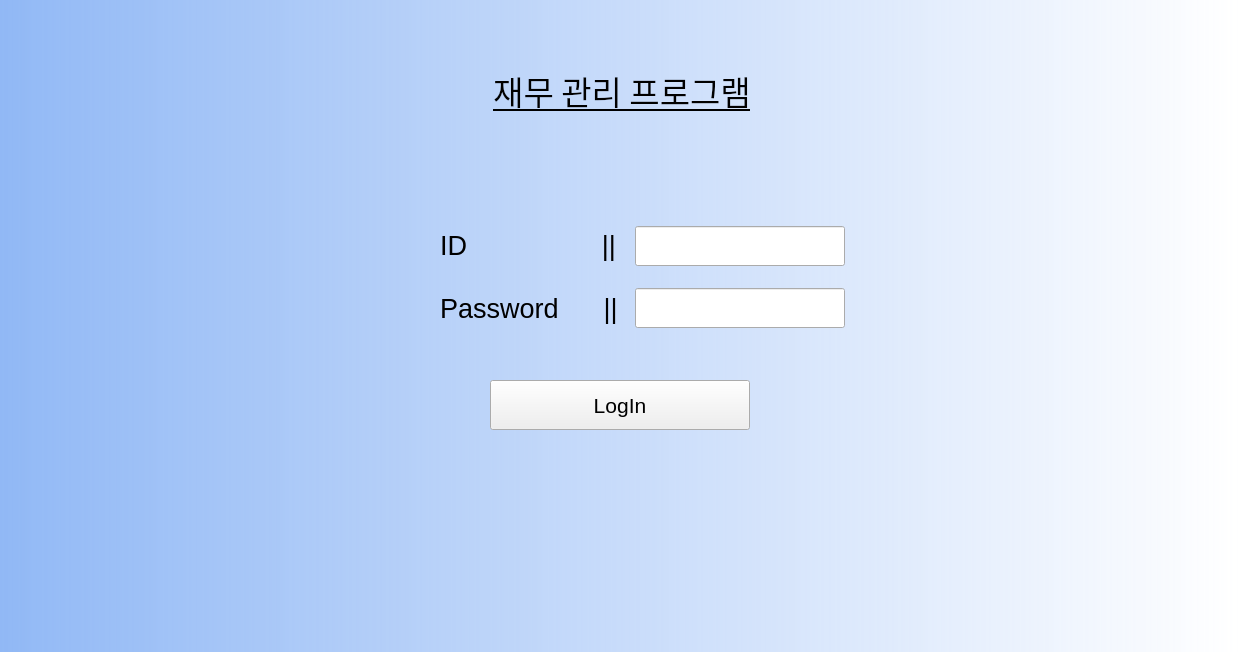
<?xml version="1.0" encoding="UTF-8"?>
<ui version="4.0">
 <class>MainWindow</class>
 <widget class="QMainWindow" name="MainWindow">
  <property name="geometry">
   <rect>
    <x>0</x>
    <y>0</y>
    <width>1240</width>
    <height>652</height>
   </rect>
  </property>
  <property name="windowTitle">
   <string>MainWindow</string>
  </property>
  <widget class="QWidget" name="centralwidget">
   <widget class="QStackedWidget" name="stackedWidget">
    <property name="geometry">
     <rect>
      <x>0</x>
      <y>0</y>
      <width>1240</width>
      <height>660</height>
     </rect>
    </property>
    <property name="currentIndex">
     <number>0</number>
    </property>
    <widget class="QWidget" name="page">
     <widget class="QPushButton" name="pushButton">
      <property name="geometry">
       <rect>
        <x>490</x>
        <y>380</y>
        <width>260</width>
        <height>50</height>
       </rect>
      </property>
      <property name="font">
       <font>
        <pointsize>16</pointsize>
        <weight>50</weight>
        <bold>false</bold>
       </font>
      </property>
      <property name="text">
       <string>LogIn</string>
      </property>
     </widget>
     <widget class="QLineEdit" name="id_1">
      <property name="geometry">
       <rect>
        <x>635</x>
        <y>226</y>
        <width>210</width>
        <height>40</height>
       </rect>
      </property>
      <property name="text">
       <string/>
      </property>
      <property name="alignment">
       <set>Qt::AlignCenter</set>
      </property>
     </widget>
     <widget class="QLineEdit" name="pw_1">
      <property name="geometry">
       <rect>
        <x>635</x>
        <y>288</y>
        <width>210</width>
        <height>40</height>
       </rect>
      </property>
      <property name="text">
       <string/>
      </property>
      <property name="echoMode">
       <enum>QLineEdit::Password</enum>
      </property>
      <property name="alignment">
       <set>Qt::AlignCenter</set>
      </property>
     </widget>
     <widget class="QLabel" name="label_2">
      <property name="geometry">
       <rect>
        <x>440</x>
        <y>220</y>
        <width>180</width>
        <height>50</height>
       </rect>
      </property>
      <property name="font">
       <font>
        <pointsize>20</pointsize>
       </font>
      </property>
      <property name="text">
       <string>ID                  ||</string>
      </property>
     </widget>
     <widget class="QLabel" name="label_3">
      <property name="geometry">
       <rect>
        <x>440</x>
        <y>283</y>
        <width>180</width>
        <height>50</height>
       </rect>
      </property>
      <property name="font">
       <font>
        <pointsize>20</pointsize>
       </font>
      </property>
      <property name="text">
       <string>Password      ||</string>
      </property>
     </widget>
     <widget class="QLabel" name="label_4">
      <property name="geometry">
       <rect>
        <x>487</x>
        <y>60</y>
        <width>270</width>
        <height>60</height>
       </rect>
      </property>
      <property name="font">
       <font>
        <family>나눔고딕</family>
        <pointsize>25</pointsize>
        <weight>9</weight>
        <italic>false</italic>
        <bold>false</bold>
        <underline>true</underline>
        <strikeout>false</strikeout>
       </font>
      </property>
      <property name="styleSheet">
       <string notr="true">font: 75 25pt &quot;나눔고딕&quot;;</string>
      </property>
      <property name="text">
       <string>재무 관리 프로그램</string>
      </property>
      <property name="alignment">
       <set>Qt::AlignCenter</set>
      </property>
     </widget>
     <widget class="QLabel" name="label_30">
      <property name="geometry">
       <rect>
        <x>0</x>
        <y>0</y>
        <width>1240</width>
        <height>660</height>
       </rect>
      </property>
      <property name="styleSheet">
       <string notr="true">background-color: qlineargradient(spread:pad, x1:0, y1:0, x2:1, y2:0, stop:0 rgba(0, 100, 255, 100), stop:1 rgba(255, 255, 255, 255));</string>
      </property>
      <property name="text">
       <string/>
      </property>
     </widget>
     <zorder>label_30</zorder>
     <zorder>pushButton</zorder>
     <zorder>id_1</zorder>
     <zorder>pw_1</zorder>
     <zorder>label_2</zorder>
     <zorder>label_3</zorder>
     <zorder>label_4</zorder>
    </widget>
    <widget class="QWidget" name="page_2">
     <widget class="QTableView" name="tableView_1">
      <property name="geometry">
       <rect>
        <x>10</x>
        <y>70</y>
        <width>460</width>
        <height>370</height>
       </rect>
      </property>
     </widget>
     <widget class="QLabel" name="label_5">
      <property name="geometry">
       <rect>
        <x>510</x>
        <y>456</y>
        <width>90</width>
        <height>30</height>
       </rect>
      </property>
      <property name="font">
       <font>
        <pointsize>14</pointsize>
        <weight>50</weight>
        <bold>false</bold>
       </font>
      </property>
      <property name="text">
       <string>판매 총액 :</string>
      </property>
     </widget>
     <widget class="QLabel" name="sale_sum">
      <property name="geometry">
       <rect>
        <x>650</x>
        <y>456</y>
        <width>110</width>
        <height>30</height>
       </rect>
      </property>
      <property name="font">
       <font>
        <pointsize>14</pointsize>
        <weight>50</weight>
        <bold>false</bold>
       </font>
      </property>
      <property name="text">
       <string/>
      </property>
      <property name="alignment">
       <set>Qt::AlignRight|Qt::AlignTrailing|Qt::AlignVCenter</set>
      </property>
     </widget>
     <widget class="QLabel" name="plus_sum">
      <property name="geometry">
       <rect>
        <x>650</x>
        <y>550</y>
        <width>110</width>
        <height>30</height>
       </rect>
      </property>
      <property name="font">
       <font>
        <pointsize>14</pointsize>
        <weight>50</weight>
        <bold>false</bold>
       </font>
      </property>
      <property name="text">
       <string/>
      </property>
      <property name="alignment">
       <set>Qt::AlignRight|Qt::AlignTrailing|Qt::AlignVCenter</set>
      </property>
     </widget>
     <widget class="QLineEdit" name="st_1">
      <property name="geometry">
       <rect>
        <x>141</x>
        <y>540</y>
        <width>60</width>
        <height>28</height>
       </rect>
      </property>
      <property name="text">
       <string/>
      </property>
      <property name="maxLength">
       <number>4</number>
      </property>
      <property name="echoMode">
       <enum>QLineEdit::Normal</enum>
      </property>
     </widget>
     <widget class="QLineEdit" name="ed_1">
      <property name="geometry">
       <rect>
        <x>140</x>
        <y>590</y>
        <width>60</width>
        <height>28</height>
       </rect>
      </property>
      <property name="text">
       <string/>
      </property>
      <property name="maxLength">
       <number>4</number>
      </property>
      <property name="echoMode">
       <enum>QLineEdit::Normal</enum>
      </property>
     </widget>
     <widget class="QPushButton" name="myselete">
      <property name="geometry">
       <rect>
        <x>390</x>
        <y>535</y>
        <width>61</width>
        <height>90</height>
       </rect>
      </property>
      <property name="font">
       <font>
        <pointsize>14</pointsize>
       </font>
      </property>
      <property name="text">
       <string>검색</string>
      </property>
     </widget>
     <widget class="QLabel" name="label_9">
      <property name="geometry">
       <rect>
        <x>20</x>
        <y>485</y>
        <width>140</width>
        <height>30</height>
       </rect>
      </property>
      <property name="font">
       <font>
        <pointsize>17</pointsize>
       </font>
      </property>
      <property name="text">
       <string>조회 날짜 지정</string>
      </property>
      <property name="alignment">
       <set>Qt::AlignCenter</set>
      </property>
     </widget>
     <widget class="QLabel" name="label_10">
      <property name="geometry">
       <rect>
        <x>580</x>
        <y>20</y>
        <width>80</width>
        <height>18</height>
       </rect>
      </property>
      <property name="font">
       <font>
        <pointsize>15</pointsize>
       </font>
      </property>
      <property name="text">
       <string>재무 조회</string>
      </property>
     </widget>
     <widget class="QLabel" name="label_11">
      <property name="geometry">
       <rect>
        <x>770</x>
        <y>456</y>
        <width>20</width>
        <height>30</height>
       </rect>
      </property>
      <property name="font">
       <font>
        <pointsize>14</pointsize>
        <weight>50</weight>
        <bold>false</bold>
       </font>
      </property>
      <property name="text">
       <string>원</string>
      </property>
      <property name="alignment">
       <set>Qt::AlignRight|Qt::AlignTrailing|Qt::AlignVCenter</set>
      </property>
     </widget>
     <widget class="QLabel" name="label_12">
      <property name="geometry">
       <rect>
        <x>770</x>
        <y>503</y>
        <width>20</width>
        <height>30</height>
       </rect>
      </property>
      <property name="font">
       <font>
        <pointsize>14</pointsize>
        <weight>50</weight>
        <bold>false</bold>
       </font>
      </property>
      <property name="text">
       <string>원</string>
      </property>
      <property name="alignment">
       <set>Qt::AlignRight|Qt::AlignTrailing|Qt::AlignVCenter</set>
      </property>
     </widget>
     <widget class="QLineEdit" name="ed_2">
      <property name="geometry">
       <rect>
        <x>230</x>
        <y>590</y>
        <width>40</width>
        <height>28</height>
       </rect>
      </property>
      <property name="text">
       <string/>
      </property>
      <property name="maxLength">
       <number>2</number>
      </property>
      <property name="echoMode">
       <enum>QLineEdit::Normal</enum>
      </property>
     </widget>
     <widget class="QLineEdit" name="st_2">
      <property name="geometry">
       <rect>
        <x>231</x>
        <y>540</y>
        <width>40</width>
        <height>28</height>
       </rect>
      </property>
      <property name="text">
       <string/>
      </property>
      <property name="maxLength">
       <number>2</number>
      </property>
      <property name="echoMode">
       <enum>QLineEdit::Normal</enum>
      </property>
     </widget>
     <widget class="QLineEdit" name="ed_3">
      <property name="geometry">
       <rect>
        <x>300</x>
        <y>590</y>
        <width>40</width>
        <height>28</height>
       </rect>
      </property>
      <property name="maxLength">
       <number>2</number>
      </property>
      <property name="echoMode">
       <enum>QLineEdit::Normal</enum>
      </property>
     </widget>
     <widget class="QLineEdit" name="st_3">
      <property name="geometry">
       <rect>
        <x>301</x>
        <y>540</y>
        <width>40</width>
        <height>28</height>
       </rect>
      </property>
      <property name="text">
       <string/>
      </property>
      <property name="maxLength">
       <number>2</number>
      </property>
      <property name="echoMode">
       <enum>QLineEdit::Normal</enum>
      </property>
     </widget>
     <widget class="QLabel" name="label_6">
      <property name="geometry">
       <rect>
        <x>208</x>
        <y>545</y>
        <width>17</width>
        <height>20</height>
       </rect>
      </property>
      <property name="font">
       <font>
        <pointsize>14</pointsize>
       </font>
      </property>
      <property name="text">
       <string>년</string>
      </property>
     </widget>
     <widget class="QLabel" name="label_8">
      <property name="geometry">
       <rect>
        <x>208</x>
        <y>595</y>
        <width>17</width>
        <height>20</height>
       </rect>
      </property>
      <property name="font">
       <font>
        <pointsize>14</pointsize>
       </font>
      </property>
      <property name="text">
       <string>년</string>
      </property>
     </widget>
     <widget class="QLabel" name="label_13">
      <property name="geometry">
       <rect>
        <x>280</x>
        <y>595</y>
        <width>16</width>
        <height>20</height>
       </rect>
      </property>
      <property name="font">
       <font>
        <pointsize>14</pointsize>
       </font>
      </property>
      <property name="text">
       <string>월</string>
      </property>
     </widget>
     <widget class="QLabel" name="label_14">
      <property name="geometry">
       <rect>
        <x>280</x>
        <y>545</y>
        <width>16</width>
        <height>20</height>
       </rect>
      </property>
      <property name="font">
       <font>
        <pointsize>14</pointsize>
       </font>
      </property>
      <property name="text">
       <string>월</string>
      </property>
     </widget>
     <widget class="QLabel" name="label_15">
      <property name="geometry">
       <rect>
        <x>350</x>
        <y>595</y>
        <width>20</width>
        <height>20</height>
       </rect>
      </property>
      <property name="font">
       <font>
        <pointsize>14</pointsize>
       </font>
      </property>
      <property name="text">
       <string>일</string>
      </property>
     </widget>
     <widget class="QLabel" name="label_16">
      <property name="geometry">
       <rect>
        <x>350</x>
        <y>545</y>
        <width>20</width>
        <height>20</height>
       </rect>
      </property>
      <property name="font">
       <font>
        <pointsize>14</pointsize>
       </font>
      </property>
      <property name="text">
       <string>일</string>
      </property>
     </widget>
     <widget class="QLabel" name="label_17">
      <property name="geometry">
       <rect>
        <x>21</x>
        <y>540</y>
        <width>100</width>
        <height>23</height>
       </rect>
      </property>
      <property name="font">
       <font>
        <pointsize>14</pointsize>
       </font>
      </property>
      <property name="text">
       <string>조회 시작일 :</string>
      </property>
     </widget>
     <widget class="QLabel" name="label_18">
      <property name="geometry">
       <rect>
        <x>20</x>
        <y>590</y>
        <width>100</width>
        <height>23</height>
       </rect>
      </property>
      <property name="font">
       <font>
        <pointsize>14</pointsize>
       </font>
      </property>
      <property name="text">
       <string>조회 종료일 :</string>
      </property>
     </widget>
     <widget class="QLabel" name="label_19">
      <property name="geometry">
       <rect>
        <x>170</x>
        <y>495</y>
        <width>150</width>
        <height>20</height>
       </rect>
      </property>
      <property name="font">
       <font>
        <family>나눔고딕</family>
        <pointsize>15</pointsize>
        <weight>50</weight>
        <italic>true</italic>
        <bold>false</bold>
        <underline>false</underline>
        <strikeout>false</strikeout>
        <stylestrategy>PreferAntialias</stylestrategy>
       </font>
      </property>
      <property name="styleSheet">
       <string notr="true">background-color: rgb(245, 121, 0);
color: rgb(138, 226, 52);</string>
      </property>
      <property name="text">
       <string>예) 1994.05.19</string>
      </property>
     </widget>
     <widget class="QTableView" name="tableView_2">
      <property name="geometry">
       <rect>
        <x>480</x>
        <y>70</y>
        <width>340</width>
        <height>370</height>
       </rect>
      </property>
     </widget>
     <widget class="QLabel" name="label_20">
      <property name="geometry">
       <rect>
        <x>770</x>
        <y>550</y>
        <width>20</width>
        <height>30</height>
       </rect>
      </property>
      <property name="font">
       <font>
        <pointsize>14</pointsize>
        <weight>50</weight>
        <bold>false</bold>
       </font>
      </property>
      <property name="text">
       <string>원</string>
      </property>
      <property name="alignment">
       <set>Qt::AlignRight|Qt::AlignTrailing|Qt::AlignVCenter</set>
      </property>
     </widget>
     <widget class="QLabel" name="label_21">
      <property name="geometry">
       <rect>
        <x>510</x>
        <y>500</y>
        <width>100</width>
        <height>30</height>
       </rect>
      </property>
      <property name="font">
       <font>
        <pointsize>14</pointsize>
        <weight>50</weight>
        <bold>false</bold>
       </font>
      </property>
      <property name="text">
       <string>구입 총액 :</string>
      </property>
     </widget>
     <widget class="QLabel" name="Purchase_sum">
      <property name="geometry">
       <rect>
        <x>650</x>
        <y>500</y>
        <width>110</width>
        <height>30</height>
       </rect>
      </property>
      <property name="font">
       <font>
        <pointsize>14</pointsize>
        <weight>50</weight>
        <bold>false</bold>
       </font>
      </property>
      <property name="text">
       <string/>
      </property>
      <property name="alignment">
       <set>Qt::AlignRight|Qt::AlignTrailing|Qt::AlignVCenter</set>
      </property>
     </widget>
     <widget class="QCustomPlot" name="customPlot" native="true">
      <property name="geometry">
       <rect>
        <x>830</x>
        <y>70</y>
        <width>401</width>
        <height>180</height>
       </rect>
      </property>
     </widget>
     <widget class="QCustomPlot" name="customPlot_2" native="true">
      <property name="geometry">
       <rect>
        <x>830</x>
        <y>260</y>
        <width>401</width>
        <height>180</height>
       </rect>
      </property>
     </widget>
     <widget class="QLabel" name="label">
      <property name="geometry">
       <rect>
        <x>10</x>
        <y>10</y>
        <width>1220</width>
        <height>40</height>
       </rect>
      </property>
      <property name="styleSheet">
       <string notr="true">background-color: qlineargradient(spread:pad, x1:0, y1:0, x2:1, y2:0, stop:0 rgba(255, 255, 255, 100), stop:1 rgba(255, 255, 255, 255));</string>
      </property>
      <property name="text">
       <string/>
      </property>
     </widget>
     <widget class="QLabel" name="label_22">
      <property name="geometry">
       <rect>
        <x>0</x>
        <y>0</y>
        <width>1240</width>
        <height>660</height>
       </rect>
      </property>
      <property name="styleSheet">
       <string notr="true">background-color: qlineargradient(spread:pad, x1:0, y1:0, x2:1, y2:0, stop:0 rgba(0, 100, 255, 100), stop:1 rgba(255, 255, 255, 255));</string>
      </property>
      <property name="text">
       <string/>
      </property>
     </widget>
     <widget class="QLabel" name="label_23">
      <property name="geometry">
       <rect>
        <x>7</x>
        <y>70</y>
        <width>463</width>
        <height>373</height>
       </rect>
      </property>
      <property name="styleSheet">
       <string notr="true">background-color: rgb(239, 41, 41);</string>
      </property>
      <property name="text">
       <string/>
      </property>
     </widget>
     <widget class="QLabel" name="label_24">
      <property name="geometry">
       <rect>
        <x>477</x>
        <y>70</y>
        <width>343</width>
        <height>373</height>
       </rect>
      </property>
      <property name="styleSheet">
       <string notr="true">background-color: rgb(239, 41, 41);</string>
      </property>
      <property name="text">
       <string/>
      </property>
     </widget>
     <widget class="QLabel" name="label_25">
      <property name="geometry">
       <rect>
        <x>827</x>
        <y>70</y>
        <width>403</width>
        <height>183</height>
       </rect>
      </property>
      <property name="styleSheet">
       <string notr="true">background-color: rgb(239, 41, 41);</string>
      </property>
      <property name="text">
       <string/>
      </property>
     </widget>
     <widget class="QLabel" name="label_26">
      <property name="geometry">
       <rect>
        <x>827</x>
        <y>260</y>
        <width>406</width>
        <height>183</height>
       </rect>
      </property>
      <property name="styleSheet">
       <string notr="true">background-color: rgb(239, 41, 41);</string>
      </property>
      <property name="text">
       <string/>
      </property>
     </widget>
     <widget class="QLabel" name="label_27">
      <property name="geometry">
       <rect>
        <x>510</x>
        <y>483</y>
        <width>310</width>
        <height>3</height>
       </rect>
      </property>
      <property name="styleSheet">
       <string notr="true">background-color: rgb(239, 41, 41);</string>
      </property>
      <property name="text">
       <string/>
      </property>
     </widget>
     <widget class="QLabel" name="label_28">
      <property name="geometry">
       <rect>
        <x>510</x>
        <y>530</y>
        <width>310</width>
        <height>3</height>
       </rect>
      </property>
      <property name="styleSheet">
       <string notr="true">background-color: rgb(252, 233, 79);</string>
      </property>
      <property name="text">
       <string/>
      </property>
     </widget>
     <widget class="QLabel" name="label_29">
      <property name="geometry">
       <rect>
        <x>510</x>
        <y>580</y>
        <width>310</width>
        <height>3</height>
       </rect>
      </property>
      <property name="styleSheet">
       <string notr="true">background-color: rgb(138, 226, 52);</string>
      </property>
      <property name="text">
       <string/>
      </property>
     </widget>
     <widget class="QLabel" name="label_7">
      <property name="geometry">
       <rect>
        <x>510</x>
        <y>550</y>
        <width>100</width>
        <height>30</height>
       </rect>
      </property>
      <property name="font">
       <font>
        <pointsize>14</pointsize>
        <weight>50</weight>
        <bold>false</bold>
       </font>
      </property>
      <property name="text">
       <string>이윤 총액 :</string>
      </property>
     </widget>
     <widget class="QLabel" name="label_31">
      <property name="geometry">
       <rect>
        <x>770</x>
        <y>600</y>
        <width>20</width>
        <height>30</height>
       </rect>
      </property>
      <property name="font">
       <font>
        <pointsize>14</pointsize>
        <weight>50</weight>
        <bold>false</bold>
       </font>
      </property>
      <property name="text">
       <string>원</string>
      </property>
      <property name="alignment">
       <set>Qt::AlignRight|Qt::AlignTrailing|Qt::AlignVCenter</set>
      </property>
     </widget>
     <widget class="QLabel" name="label_32">
      <property name="geometry">
       <rect>
        <x>510</x>
        <y>600</y>
        <width>210</width>
        <height>30</height>
       </rect>
      </property>
      <property name="font">
       <font>
        <pointsize>14</pointsize>
        <weight>50</weight>
        <bold>false</bold>
       </font>
      </property>
      <property name="text">
       <string>조회 기간 내 이윤 :</string>
      </property>
     </widget>
     <widget class="QLabel" name="plus_sum_2">
      <property name="geometry">
       <rect>
        <x>650</x>
        <y>600</y>
        <width>110</width>
        <height>30</height>
       </rect>
      </property>
      <property name="font">
       <font>
        <pointsize>14</pointsize>
        <weight>50</weight>
        <bold>false</bold>
       </font>
      </property>
      <property name="text">
       <string/>
      </property>
      <property name="alignment">
       <set>Qt::AlignRight|Qt::AlignTrailing|Qt::AlignVCenter</set>
      </property>
     </widget>
     <widget class="QLabel" name="label_33">
      <property name="geometry">
       <rect>
        <x>510</x>
        <y>630</y>
        <width>310</width>
        <height>3</height>
       </rect>
      </property>
      <property name="styleSheet">
       <string notr="true">background-color: rgb(92, 53, 102);</string>
      </property>
      <property name="text">
       <string/>
      </property>
     </widget>
     <widget class="QLabel" name="label_34">
      <property name="geometry">
       <rect>
        <x>828</x>
        <y>450</y>
        <width>406</width>
        <height>183</height>
       </rect>
      </property>
      <property name="styleSheet">
       <string notr="true">background-color: rgb(239, 41, 41);</string>
      </property>
      <property name="text">
       <string/>
      </property>
     </widget>
     <widget class="QCustomPlot" name="customPlot_3" native="true">
      <property name="geometry">
       <rect>
        <x>831</x>
        <y>450</y>
        <width>401</width>
        <height>180</height>
       </rect>
      </property>
     </widget>
     <zorder>label_34</zorder>
     <zorder>label_33</zorder>
     <zorder>label_29</zorder>
     <zorder>label_28</zorder>
     <zorder>label_27</zorder>
     <zorder>label_23</zorder>
     <zorder>label_24</zorder>
     <zorder>label_26</zorder>
     <zorder>label_25</zorder>
     <zorder>label_22</zorder>
     <zorder>customPlot_2</zorder>
     <zorder>customPlot</zorder>
     <zorder>tableView_1</zorder>
     <zorder>label</zorder>
     <zorder>label_5</zorder>
     <zorder>sale_sum</zorder>
     <zorder>plus_sum</zorder>
     <zorder>st_1</zorder>
     <zorder>ed_1</zorder>
     <zorder>myselete</zorder>
     <zorder>label_9</zorder>
     <zorder>label_10</zorder>
     <zorder>label_11</zorder>
     <zorder>label_12</zorder>
     <zorder>ed_2</zorder>
     <zorder>st_2</zorder>
     <zorder>ed_3</zorder>
     <zorder>st_3</zorder>
     <zorder>label_6</zorder>
     <zorder>label_8</zorder>
     <zorder>label_13</zorder>
     <zorder>label_14</zorder>
     <zorder>label_15</zorder>
     <zorder>label_16</zorder>
     <zorder>label_17</zorder>
     <zorder>label_18</zorder>
     <zorder>label_19</zorder>
     <zorder>tableView_2</zorder>
     <zorder>label_20</zorder>
     <zorder>label_21</zorder>
     <zorder>Purchase_sum</zorder>
     <zorder>label_7</zorder>
     <zorder>label_31</zorder>
     <zorder>label_32</zorder>
     <zorder>plus_sum_2</zorder>
     <zorder>customPlot_3</zorder>
    </widget>
   </widget>
  </widget>
 </widget>
 <customwidgets>
  <customwidget>
   <class>QCustomPlot</class>
   <extends>QWidget</extends>
   <header>qcustomplot.h</header>
   <container>1</container>
  </customwidget>
 </customwidgets>
 <tabstops>
  <tabstop>id_1</tabstop>
  <tabstop>pw_1</tabstop>
  <tabstop>pushButton</tabstop>
  <tabstop>st_1</tabstop>
  <tabstop>st_2</tabstop>
  <tabstop>st_3</tabstop>
  <tabstop>ed_1</tabstop>
  <tabstop>ed_2</tabstop>
  <tabstop>ed_3</tabstop>
  <tabstop>myselete</tabstop>
  <tabstop>tableView_1</tabstop>
  <tabstop>tableView_2</tabstop>
 </tabstops>
 <resources/>
 <connections/>
</ui>
